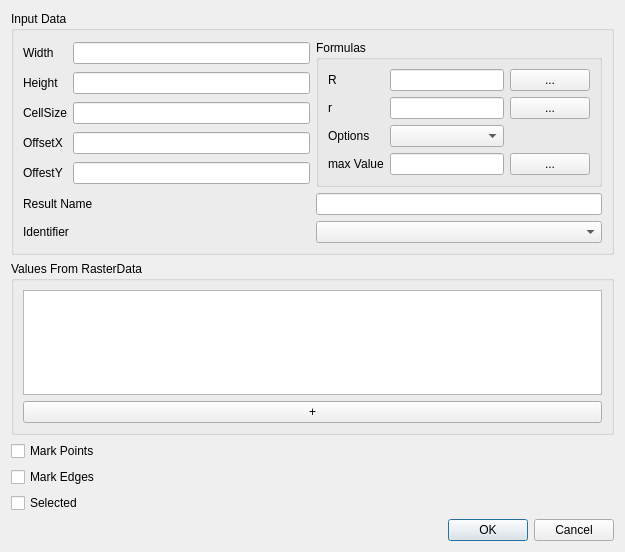
<?xml version="1.0" encoding="UTF-8"?>
<ui version="4.0">
 <class>GUIMarker</class>
 <widget class="QDialog" name="GUIMarker">
  <property name="geometry">
   <rect>
    <x>0</x>
    <y>0</y>
    <width>625</width>
    <height>552</height>
   </rect>
  </property>
  <property name="windowTitle">
   <string>Dialog</string>
  </property>
  <layout class="QGridLayout" name="gridLayout_5">
   <item row="0" column="0">
    <widget class="QGroupBox" name="groupBox">
     <property name="title">
      <string>Input Data</string>
     </property>
     <layout class="QGridLayout" name="gridLayout_2">
      <item row="0" column="0">
       <layout class="QGridLayout" name="gridLayout">
        <item row="2" column="1">
         <widget class="QLineEdit" name="lineEdit_CellSize"/>
        </item>
        <item row="1" column="0">
         <widget class="QLabel" name="label_3">
          <property name="text">
           <string>Height</string>
          </property>
         </widget>
        </item>
        <item row="1" column="1">
         <widget class="QLineEdit" name="lineEdit_Height"/>
        </item>
        <item row="2" column="0">
         <widget class="QLabel" name="label">
          <property name="text">
           <string>CellSize</string>
          </property>
         </widget>
        </item>
        <item row="0" column="1">
         <widget class="QLineEdit" name="lineEdit_Width"/>
        </item>
        <item row="0" column="0">
         <widget class="QLabel" name="label_2">
          <property name="text">
           <string>Width</string>
          </property>
         </widget>
        </item>
        <item row="4" column="0">
         <widget class="QLabel" name="label_10">
          <property name="text">
           <string>OffsetX</string>
          </property>
         </widget>
        </item>
        <item row="5" column="0">
         <widget class="QLabel" name="label_11">
          <property name="text">
           <string>OffestY</string>
          </property>
         </widget>
        </item>
        <item row="4" column="1">
         <widget class="QLineEdit" name="lineEdit_OffsetX"/>
        </item>
        <item row="5" column="1">
         <widget class="QLineEdit" name="lineEdit_OffsetY"/>
        </item>
       </layout>
      </item>
      <item row="1" column="0">
       <widget class="QLabel" name="label_9">
        <property name="text">
         <string>Result Name</string>
        </property>
       </widget>
      </item>
      <item row="2" column="0">
       <widget class="QLabel" name="label_8">
        <property name="text">
         <string>Identifier</string>
        </property>
       </widget>
      </item>
      <item row="2" column="1">
       <widget class="QComboBox" name="comboBox"/>
      </item>
      <item row="0" column="1">
       <widget class="QGroupBox" name="groupBox_3">
        <property name="title">
         <string>Formulas</string>
        </property>
        <layout class="QGridLayout" name="gridLayout_4">
         <item row="0" column="2">
          <widget class="QLineEdit" name="lineEdit_RExpression"/>
         </item>
         <item row="0" column="0">
          <widget class="QLabel" name="label_5">
           <property name="text">
            <string>R</string>
           </property>
          </widget>
         </item>
         <item row="0" column="3">
          <widget class="QPushButton" name="pushButton_RExpression">
           <property name="text">
            <string>...</string>
           </property>
          </widget>
         </item>
         <item row="1" column="2">
          <widget class="QLineEdit" name="lineEdit_rExpression"/>
         </item>
         <item row="3" column="3">
          <widget class="QPushButton" name="pushButton_maxExpression">
           <property name="text">
            <string>...</string>
           </property>
          </widget>
         </item>
         <item row="1" column="0">
          <layout class="QGridLayout" name="gridLayout_3">
           <item row="1" column="0">
            <widget class="QLabel" name="label_4">
             <property name="text">
              <string>r</string>
             </property>
            </widget>
           </item>
          </layout>
         </item>
         <item row="1" column="3">
          <widget class="QPushButton" name="pushButton_rExpression">
           <property name="text">
            <string>...</string>
           </property>
          </widget>
         </item>
         <item row="2" column="0">
          <widget class="QLabel" name="label_6">
           <property name="text">
            <string>Options</string>
           </property>
          </widget>
         </item>
         <item row="2" column="2">
          <widget class="QComboBox" name="comboBox_option"/>
         </item>
         <item row="3" column="2">
          <widget class="QLineEdit" name="lineEdit_maxExpression"/>
         </item>
         <item row="3" column="0">
          <widget class="QLabel" name="label_7">
           <property name="text">
            <string>max Value</string>
           </property>
          </widget>
         </item>
        </layout>
       </widget>
      </item>
      <item row="1" column="1">
       <widget class="QLineEdit" name="lineEdit_resultName"/>
      </item>
     </layout>
    </widget>
   </item>
   <item row="1" column="0">
    <widget class="QGroupBox" name="groupBox_2">
     <property name="title">
      <string>Values From RasterData</string>
     </property>
     <layout class="QVBoxLayout" name="verticalLayout_3">
      <item>
       <layout class="QVBoxLayout" name="verticalLayout_2">
        <item>
         <widget class="QListWidget" name="listWidget_InputRasterData"/>
        </item>
        <item>
         <widget class="QPushButton" name="pushButton_addInputRasterData">
          <property name="text">
           <string>+</string>
          </property>
         </widget>
        </item>
       </layout>
      </item>
     </layout>
    </widget>
   </item>
   <item row="3" column="0">
    <widget class="QCheckBox" name="checkBox_Points">
     <property name="text">
      <string>Mark Points</string>
     </property>
    </widget>
   </item>
   <item row="4" column="0">
    <widget class="QCheckBox" name="checkBox_Edges">
     <property name="text">
      <string>Mark Edges</string>
     </property>
    </widget>
   </item>
   <item row="7" column="0">
    <widget class="QDialogButtonBox" name="buttonBox">
     <property name="orientation">
      <enum>Qt::Horizontal</enum>
     </property>
     <property name="standardButtons">
      <set>QDialogButtonBox::Cancel|QDialogButtonBox::Ok</set>
     </property>
    </widget>
   </item>
   <item row="5" column="0">
    <widget class="QCheckBox" name="checkBox_Selected">
     <property name="text">
      <string>Selected</string>
     </property>
    </widget>
   </item>
  </layout>
 </widget>
 <resources/>
 <connections>
  <connection>
   <sender>buttonBox</sender>
   <signal>accepted()</signal>
   <receiver>GUIMarker</receiver>
   <slot>accept()</slot>
   <hints>
    <hint type="sourcelabel">
     <x>248</x>
     <y>254</y>
    </hint>
    <hint type="destinationlabel">
     <x>157</x>
     <y>274</y>
    </hint>
   </hints>
  </connection>
  <connection>
   <sender>buttonBox</sender>
   <signal>rejected()</signal>
   <receiver>GUIMarker</receiver>
   <slot>reject()</slot>
   <hints>
    <hint type="sourcelabel">
     <x>316</x>
     <y>260</y>
    </hint>
    <hint type="destinationlabel">
     <x>286</x>
     <y>274</y>
    </hint>
   </hints>
  </connection>
 </connections>
</ui>
